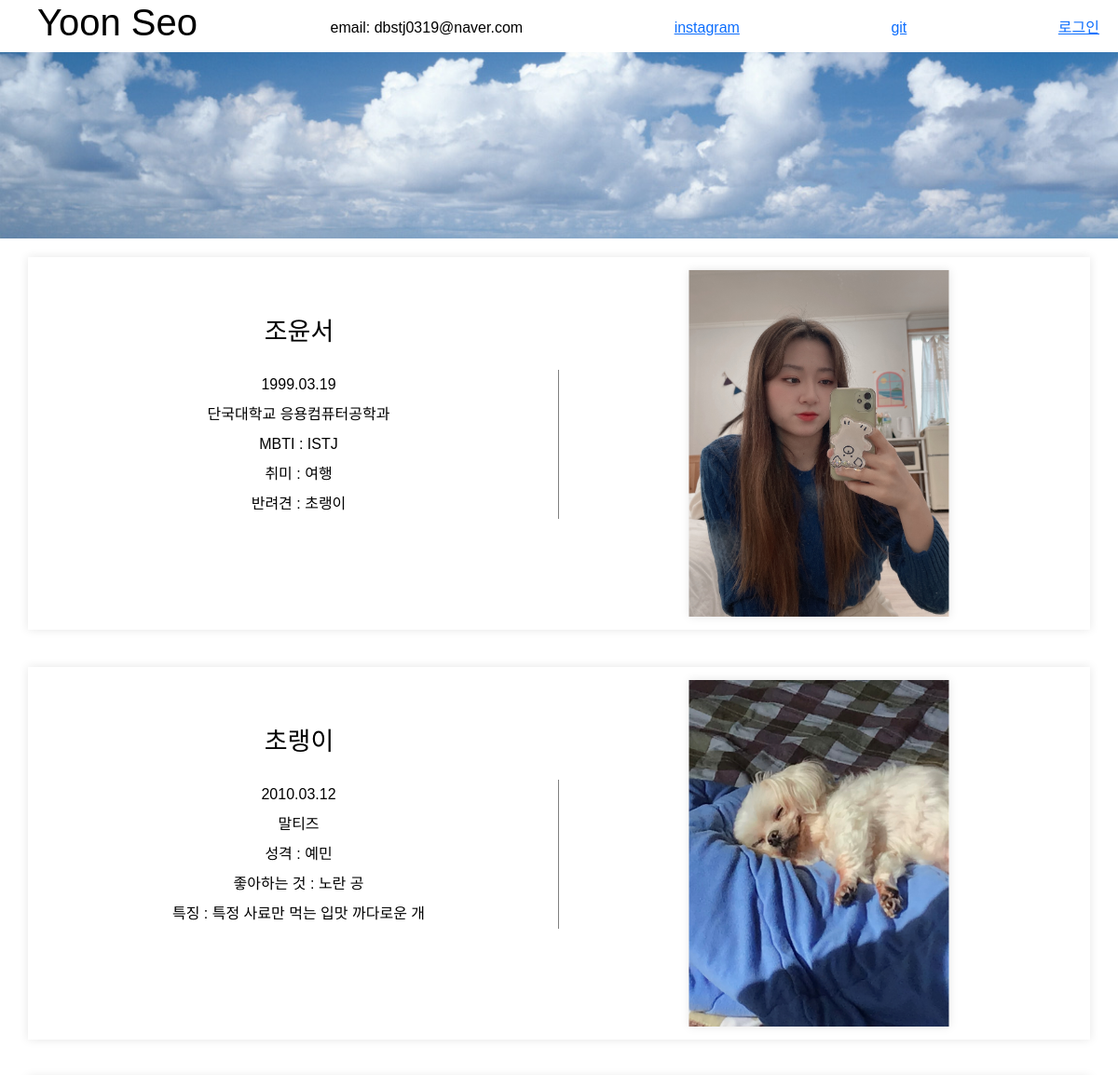
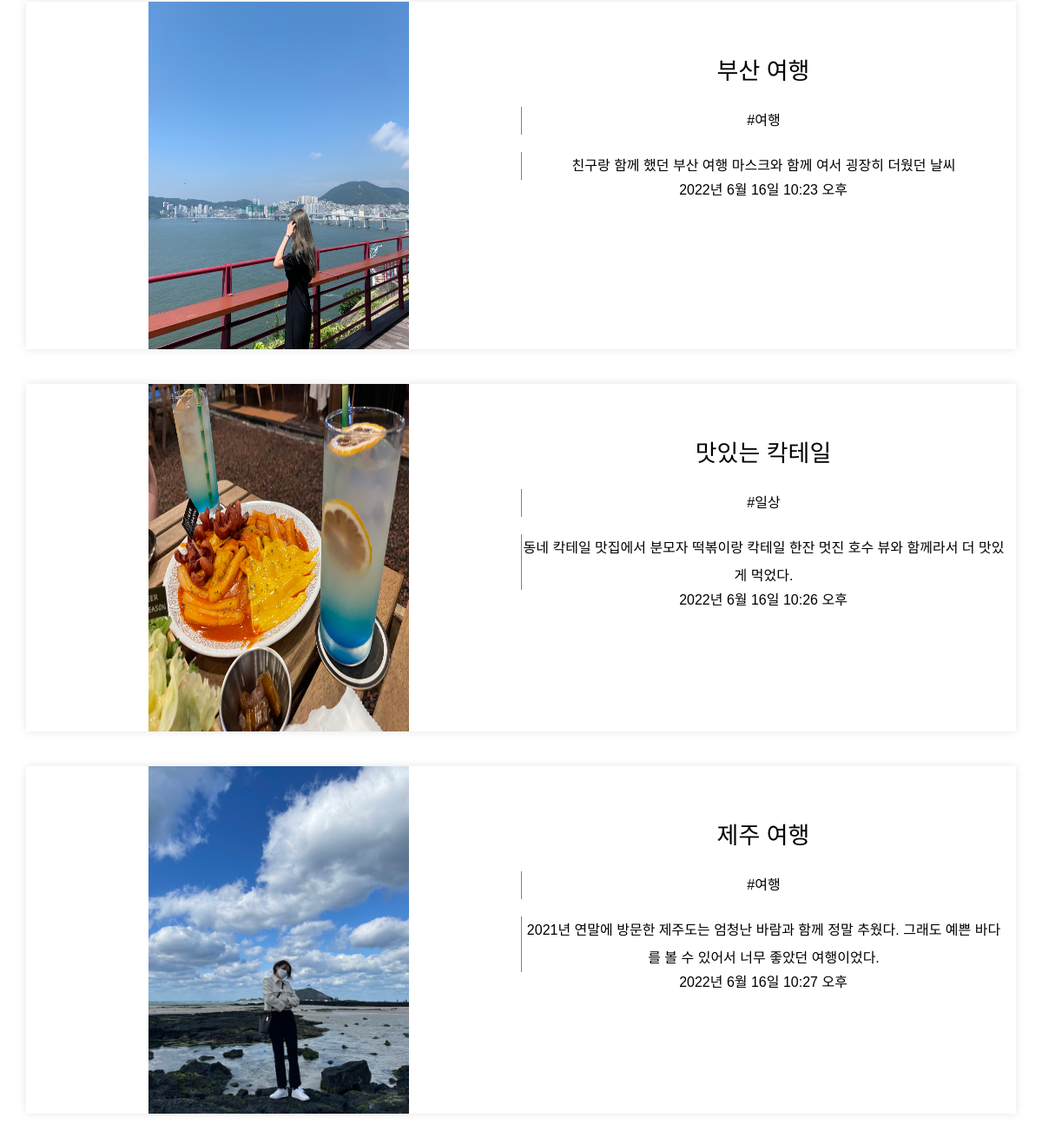
Screenshot of /blog/ with the database file from the repository (2 pictures, top to bottom).
### blog/models.py (models this page shows, shortened)
class Post(models.Model):
    title = models.CharField(max_length=200)
    title_image = models.ImageField(blank=True)
    content = models.TextField()
    createDate = models.DateTimeField(auto_now_add=True)
    updateDate = models.DateTimeField(auto_now_add=True)
    category = models.ManyToManyField(Category, help_text="글의 분류를 설정하세요.")
    def is_content_more300(self):
        return len(self.content) > 300

class Category(models.Model):
    name = models.CharField(max_length=50, help_text="블로그 글의 분류를 입력하세요.(ex: 일상)")
    def __str__(self):
        return self.name

### blog/views.py (the view)
# urls.py: path("", views.index, name="index"),
def index(req):
    post_latest = Post.objects.order_by("createDate")[:]
    context = {
        "post_latest": post_latest
    }
    return render(req, "index.html", context=context)

### blog/templates/index.html (shortened to what this page needs)
<!DOCTYPE html>
<html lang="ko">
<head>
    <link href="https://cdn.jsdelivr.net/npm/bootstrap@5.2.0-beta1/dist/css/bootstrap.min.css" rel="stylesheet">
    {% load static %}
    <link rel="stylesheet" type="text/css" href="{% static 'css/styles.css' %}">
</head>
<body>
    <div class="wrap">
        <div class="header">
            <h1>Yoon Seo</h1>
            <h6>email: dbstj0319@naver.com</h6>
            <h6><a href="https://www.instagram.com/invites/contact/?i=1d05fx0ylsl5w&utm_content=ralei8" target="_blank">instagram</a></h6>
            <h6><a href="https://github.com/yoonseo1" target="_blank">git</a></h6>
            {% if user.is_authenticated %}
            <h6><a href="{% url 'post_create' %}">글 쓰기</a></h6>
            {% else %}
            <h6><a href="/admin">로그인</a></h6>
            {% endif %}
        </div>
        <div class="intro_bg">
            <img src="../../static/assets/img/back3.jpg">
        </div>
        <div class = "container">
            <div>
                <div class="name">
                    조윤서
                </div>
                <div class="detail">
                    1999.03.19</br>
                    단국대학교 응용컴퓨터공학과</br>
                    MBTI : ISTJ</br>
                    취미 : 여행</br>
                    반려견 : 초랭이</br>
                </div>
            </div>
            <div class ="image">
                <img src="../../static/assets/img/pic1.jpg">
            </div>
        </div>
        <div class = "container">
            <div>
                <div class="name">
                    초랭이
                </div>
                <div class="detail">
                    2010.03.12</br>
                    말티즈</br>
                    성격 : 예민</br>
                    좋아하는 것 : 노란 공</br>
                    특징 : 특정 사료만 먹는 입맛 까다로운 개</br>
                </div>
            </div>
            <div class ="image">
                <img src="../../static/assets/img/pic3.jpg">
            </div>
        </div>
        {% for post in post_latest %}
            {% if forloop.first %}
            <div class = "container">
                {% if post.title_image %}
                <div>
                    <img class ="image" src="{{ post.title_image.url }}" alt="">
                </div>
                {% endif %}
                <div>
                    <div class="name">
                        {{post.title}}
                    </div>
                    <div class="video_detail">
                        {% for c in post.category.all %}
                            #{{ c }}
                        {% endfor %}
                    </div>
                    <div class="video_detail">
                        {% if post.is_content_more300 %}
                            {{ post.get_content_under300 }}
                        {% else %}
                            {{ post.content }}
                        {% endif %}
                    </div>
                    <div>{{post.createDate}}</div>
                </div>
            </div>
        {% else %}
        <div class = "container">
            {% if post.title_image %}
            <div>
                <img class ="image" src="{{ post.title_image.url }}" alt="">
            </div>
            {% endif %}
            <div>
                <div class="name">
                    {{post.title}}
                </div>
                <div class="video_detail">
                    {% for c in post.category.all %}
                        #{{ c }}
                    {% endfor %}
                </div>
                <div class="video_detail">
                    {% if post.is_content_more300 %}
                        {{ post.get_content_under300 }}
                    {% else %}
                        {{ post.content }}
                    {% endif %}
                </div>
                <div>{{post.createDate}}</div>
            </div>
        </div>
        {% endif %}
    {% endfor %}
    </div>
</body>
</html>

### static/css/styles.css (style rules this page uses)
* { font-family: 'Noto Sans KR', sans-serif; list-style: none; text-decoration: none; border-collapse: none; margin: 0px; padding: 0px; color:black; }
.intro_bg { width: 100%; height: 200px; overflow: hidden; position: relative; }
.intro_bg > img { position: absolute; width: 100%; top: 50%; left: 50%; transform: translate(-50%, -50%); }
.header { display: flex; justify-content:space-between; }
.header > h1 { margin-left: 40px; }
.header > h6 { margin-top:20px; margin-right: 20px ; }
.container { display: flex; margin-bottom: 40px; margin-top: 20px; justify-content:space-between; background-color: #fff; box-shadow: 0px 0px 10px rgba(0, 0, 0, 0.1); }
.container > div { flex: 1; text-align: center; }
.image { width: 300px; height: 400px; overflow: hidden; position: relative; }
.image > img { position: absolute; width: 50%; top: 50%; left: 50%; transform: translate(-50%, -50%); box-shadow: 0px 0px 10px rgba(0, 0, 0, 0.1); }
.name { margin-top: 60px; margin-bottom: 20px; font-size: 27px; }
.detail { border-right: 1px solid gray; line-height: 200%; }
.video_detail { border-left: 1px solid gray; margin-top: 20px; line-height: 200%; }

### rows the page displays
Post: title_image (picture), title "부산 여행", content "친구랑 함께 했던 부산 여행 마스크와 함께 여서 굉장히 더웠던 날씨", createDate "2022년 6월 16일 10:23 오후"
Category: name "여행"
Post: title_image (picture), title "맛있는 칵테일", content "동네 칵테일 맛집에서 분모자 떡볶이랑 칵테일 한잔 멋진 호수 뷰와 함께라서 더 맛있게 먹었다.", createDate "2022년 6월 16일 10:26 오후"
Category: name "일상"
Post: title_image (picture), title "제주 여행", content "2021년 연말에 방문한 제주도는 엄청난 바람과 함께 정말 추웠다. 그래도 예쁜 바다를 볼 수 있어서 너무 좋았던 여행이었다.", createDate "2022년 6월 16일 10:27 오후"
